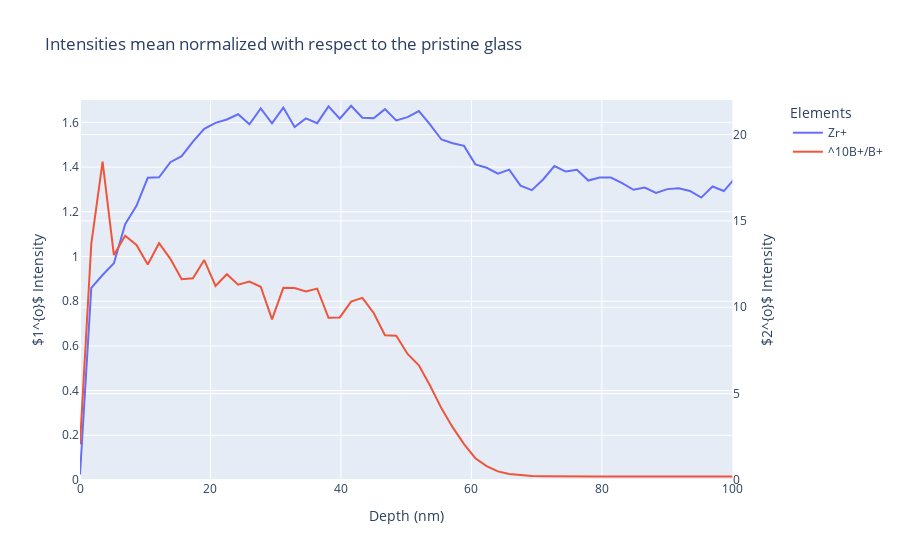

The code cell stored with this chart in its notebook:
### Code cell
def mean_normalize_data(data):
    depth = data.get('depth')
    mean_normalized_data = { your_key: data[your_key] for your_key in ['file_name', 'depth'] }
    if list_of_elements_to_plot_in_primary_y_axis != []:
        dict_mean_p2p = element_mean_intensity_pristine_glass(data.get('primary_axis_elements'), depth)
        mean_normalized_data['primary_axis_elements'] = dict_mean_p2p.get('depth_wise_mean_normalized_data')
    if list_of_elements_to_plot_in_secondary_y_axis != []:
        dict_mean_p2p_2nd = element_mean_intensity_pristine_glass(data.get('secondary_axis_elements'), depth)
        mean_normalized_data['secondary_axis_elements'] = dict_mean_p2p_2nd.get('depth_wise_mean_normalized_data')
    return mean_normalized_data

def element_normalize_data(data):
    depth = data.get('depth')
    element_normalized_data = { your_key: data[your_key] for your_key in ['file_name', 'depth'] }
    dict_element_mean_p2p = element_mean_intensity_pristine_glass(data.get('element_to_normalize'), depth).get('depth_wise_mean_normalized_data')
    if list_of_elements_to_plot_in_primary_y_axis != []:
        element_normalized = {}
        dict_primary_mean_p2p = element_mean_intensity_pristine_glass(data.get('primary_axis_elements'), depth)
        for lines3_1, lines3_2 in dict_primary_mean_p2p.get('depth_wise_mean_normalized_data').items():
            element_normalized[lines3_1] = np.array(lines3_2)/np.array(dict_element_mean_p2p.get(choose_element_to_normalize))
        element_normalized_data['primary_axis_elements'] = element_normalized
    if list_of_elements_to_plot_in_secondary_y_axis != []:
        element_normalized = {}
        dict_secondary_mean_p2p = element_mean_intensity_pristine_glass(data.get('secondary_axis_elements'), depth)
        for lines3_3, lines3_4 in dict_secondary_mean_p2p.get('depth_wise_mean_normalized_data').items():
            element_normalized[lines3_3] = np.array(lines3_4)/np.array(dict_element_mean_p2p.get(choose_element_to_normalize))
        element_normalized_data['secondary_axis_elements'] = element_normalized
    return element_normalized_data
    
def ratio_of_element_data(data):
    depth = data.get('depth')
    ratio_of_elements = data.get('ratio_of_elements')
    numerator = ratio_of_elements.get(ratio_of_element_numerator)
    denominator = ratio_of_elements.get(ratio_of_element_denominator)
    ratio = np.array(numerator)/np.array(denominator)
    if adjust_elemental_ratio_to_natural_abundance == 'yes':
        mean_intensity_of_pg = element_mean_intensity_pristine_glass(data.get('ratio_of_elements'), depth).get('pristine_glass_mean_values')
        mean_intensity_ratio_of_pg = mean_intensity_of_pg.get(ratio_of_element_numerator)/mean_intensity_of_pg.get(ratio_of_element_denominator)
        x2 = mean_intensity_ratio_of_pg/natural_abundance_of_ratio
        corrected_ratio_of_elements = ratio/x2
        return {'ratio_of_elements': corrected_ratio_of_elements}
    else:
        return {'ratio_of_elements': ratio}

def verify_mean_normalization(tof_sims_data):
    if pilot_mode != 'yes':
        if 'element_normalized' in type_of_plot or 'mean_normalized' in type_of_plot:
            depth = tof_sims_data.get('depth')
            if type_of_mean_normalization == 'partition':
                if mean_normalize_based_on_which_partition == 'last':
                    target_glass_start = depth[-1] - mean_normalize_based_on_number_of_layers
                    value_close_to_the_start_1 = min(depth, key=lambda x:abs(x-target_glass_start))
                    print('Mean normalization is performed against the pristine glass region from %s to the %s.' %(value_close_to_the_start_1, depth[-1]))
                if mean_normalize_based_on_which_partition == 'first':
                    target_glass_end = depth[0] + mean_normalize_based_on_number_of_layers
                    value_close_to_the_end_1 = min(depth, key=lambda x:abs(x-target_glass_end))
                    print('Mean normalization is performed against the pristine glass region from %s to the %s.' %(depth[0], value_close_to_the_end_1))
            if type_of_mean_normalization == 'start_end':
                value_close_to_the_start = min(depth, key=lambda x:abs(x-pristine_glass_start_region))
                start_2 = depth.index(value_close_to_the_start)
                print('The requested start value for defining the pristine glass at \'pristine_glass_start_region\' is %s; The closest value python has found is %s after searching through the ToF-SIMS data' %(pristine_glass_start_region, value_close_to_the_start))
                value_close_to_the_end = min(depth, key=lambda x:abs(x-pristine_glass_end_region))
                end_2 = depth.index(value_close_to_the_end)
                print('The requested end value for defining the pristine glass at \'pristine_glass_end_region\' is %s; The closest value python has found is %s after searching through the ToF-SIMS data' %(pristine_glass_end_region, value_close_to_the_end))            
                print('Therefore, mean normalization is performed against the pristine glass region from %s to the %s.' %(value_close_to_the_start, value_close_to_the_end))

def tof_sims_data_process(data):
    x17_1 = verify_mean_normalization(data)
    if 'raw_data' in type_of_plot:
        tof_sims_data_plot(data)
    if ('mean_normalized' in type_of_plot) and ('ratio_of_element' in type_of_plot):
        mean_normalized_dict = mean_normalize_data(data)
        ratio_of_element_dict = ratio_of_element_data(data)
        if axis_of_ratio_of_element_to_plot == 'primary':
            mean_normalized_dict.get('primary_axis_elements')['%s/%s' %(ratio_of_element_numerator, ratio_of_element_denominator)] = ratio_of_element_dict['ratio_of_elements']
        if axis_of_ratio_of_element_to_plot == 'secondary':
            if list_of_elements_to_plot_in_secondary_y_axis != []:
                mean_normalized_dict['secondary_axis_elements']['%s/%s' %(ratio_of_element_numerator, ratio_of_element_denominator)] = ratio_of_element_dict['ratio_of_elements']
            else:
                mean_normalized_dict['secondary_axis_elements'] = {'%s/%s' %(ratio_of_element_numerator, ratio_of_element_denominator): ratio_of_element_dict['ratio_of_elements']}
        tof_sims_data_plot(mean_normalized_dict)
    elif 'mean_normalized' in type_of_plot:
        mean_normalized_dict = mean_normalize_data(data)
        tof_sims_data_plot(mean_normalized_dict)
    if ('element_normalized' in type_of_plot) and ('ratio_of_element' in type_of_plot):
        element_normalized_dict = element_normalize_data(data)
        ratio_of_element_dict = ratio_of_element_data(data)
        if axis_of_ratio_of_element_to_plot == 'primary':
            element_normalized_dict.get('primary_axis_elements')['%s/%s' %(ratio_of_element_numerator, ratio_of_element_denominator)] = ratio_of_element_dict['ratio_of_elements']
        if axis_of_ratio_of_element_to_plot == 'secondary':
            if list_of_elements_to_plot_in_secondary_y_axis != []:
                element_normalized_dict.get('secondary_axis_elements')['%s/%s' %(ratio_of_element_numerator, ratio_of_element_denominator)] = ratio_of_element_dict['ratio_of_elements']
            else:
                element_normalized_dict['secondary_axis_elements'] = {'%s/%s' %(ratio_of_element_numerator, ratio_of_element_denominator): ratio_of_element_dict['ratio_of_elements']}
        tof_sims_data_plot(element_normalized_dict)
    elif 'element_normalized' in type_of_plot:
        element_normalized_dict = element_normalize_data(data)
        tof_sims_data_plot(element_normalized_dict)

if pilot_mode == 'yes':
    list_of_files = glob.glob('*.txt')
    for lines0_0 in list_of_files:
        tof_sims_data = tof_sims_file_process(lines0_0)
        tof_sims_data_process(tof_sims_data)
else:
    tof_sims_data = tof_sims_file_process(filename_to_process)
    tof_sims_data_process(tof_sims_data)

### Figure 1 — Plotly figure (JSON) as saved in the notebook; plotly's stock layout.template omitted (floating-point values rounded to 4 significant figures; data arrays with more than 128 entries replaced by an {"elided": "..."} marker saying what was removed)
{"data": [{"name": "Zr+", "type": "scatter", "visible": true, "x": {"elided": "282 float values"}, "xaxis": "x", "y": {"elided": "282 float values"}, "yaxis": "y"}, {"name": "^10B+/B+", "type": "scatter", "visible": true, "x": {"elided": "282 float values"}, "xaxis": "x", "y": {"elided": "282 float values"}, "yaxis": "y2"}], "layout": {"legend": {"title": {"text": "Elements"}}, "title": {"text": "Intensities mean normalized with respect to the pristine glass"}, "xaxis": {"anchor": "y", "domain": [0, 0.94], "range": [0, 100], "title": {"text": "Depth (nm)"}}, "yaxis": {"anchor": "x", "domain": [0, 1], "range": [0, 1.7], "title": {"text": "$1^{o}$ Intensity"}}, "yaxis2": {"anchor": "x", "overlaying": "y", "range": [0, 22], "side": "right", "title": {"text": "$2^{o}$ Intensity"}}}}
